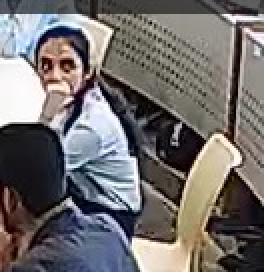
#> input picture attendance-face-recognition/face_recognition/student_db/person1/img1.jpeg, 132 x 136 px (shown 2 times larger)
$ python -i enhance_frame.py   (imports and definitions only)
#> lines starting #> are read from the running program, lines starting #| are printed output that depends on the picture
#> further down, picture is the input picture: shape (136, 132, 3); mean B, G, R 109.1, 109.7, 113.7
import cv2

def enhance_frame(frame):
    # Convert to LAB color space
    lab = cv2.cvtColor(frame, cv2.COLOR_BGR2LAB)
#> lab: shape (136, 132, 3); mean of channels 0, 1, 2 115.3, 130, 128.9
    l, a, b = cv2.split(lab)
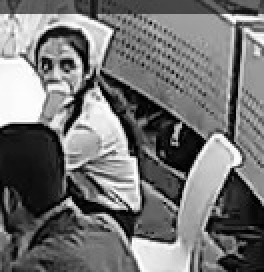
#> l: shape (136, 132) (shown 2 times larger); min 0, max 255, mean 115.3
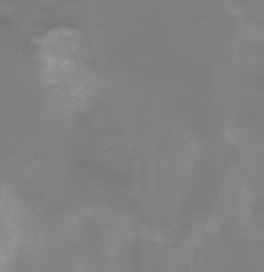
#> a: shape (136, 132) (shown 2 times larger); min 117, max 152, mean 130
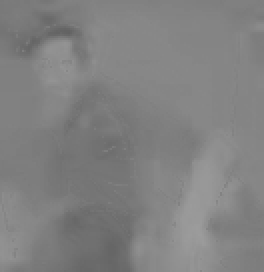
#> b: shape (136, 132) (shown 2 times larger); min 98, max 156, mean 128.9

    # Apply CLAHE to light channel
    clahe = cv2.createCLAHE(clipLimit=2.0, tileGridSize=(8,8))
    cl = clahe.apply(l)
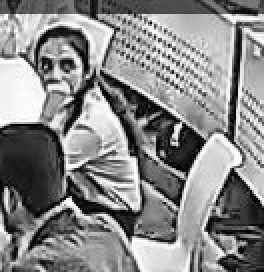
#> cl: shape (136, 132) (shown 2 times larger); min 1, max 255, mean 135.9

    # Merge channels back
    enhanced = cv2.merge((cl, a, b))
#> enhanced: shape (136, 132, 3); mean of channels 0, 1, 2 135.9, 130, 128.9
    enhanced = cv2.cvtColor(enhanced, cv2.COLOR_LAB2BGR)
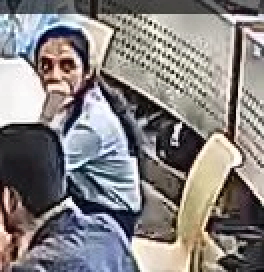
#> enhanced: shape (136, 132, 3) (shown 2 times larger); mean B, G, R 129.4, 130.1, 134.3

    return enhanced

>>> import cv2
>>> picture = cv2.imread('../face_recognition/student_db/person1/img1.jpeg')
>>> result = enhance_frame(picture)

$ run again, on attendance-face-recognition/face_recognition/student_db/person1/img2.jpeg
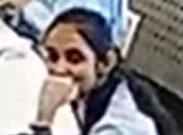
#> input picture attendance-face-recognition/face_recognition/student_db/person1/img2.jpeg, 183 x 135 px
#> picture is the input picture: shape (135, 183, 3); mean B, G, R 135.7, 134.8, 140.2
#> lab: shape (135, 183, 3); mean of channels 0, 1, 2 140.8, 130.8, 128.4
#> in enhance_frame, `l, a, b = cv2.split(lab)`:
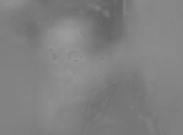
#> b: shape (135, 183); min 98, max 155, mean 128.4
#> in enhance_frame, `enhanced = cv2.cvtColor(enhanced, cv2.COLOR_LAB2BGR)`:
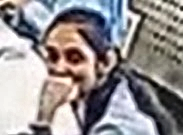
#> enhanced: shape (135, 183, 3); mean B, G, R 144.4, 143.7, 149.1
